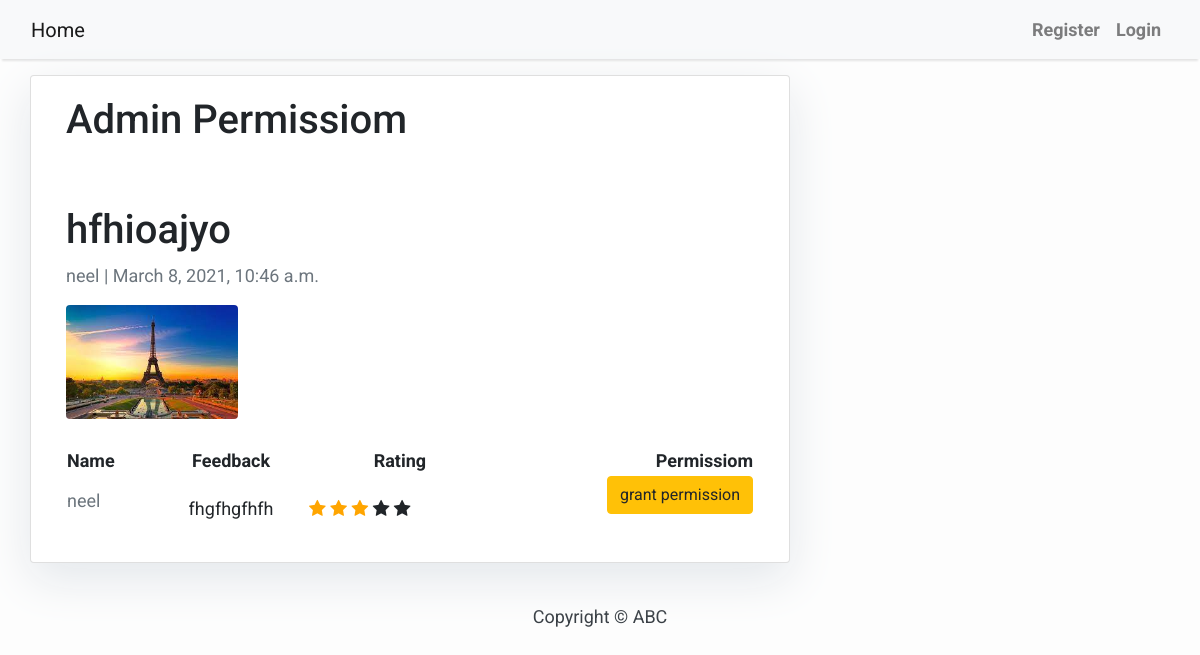
The page /comment_permission/14346228/ on the database as committed earlier.
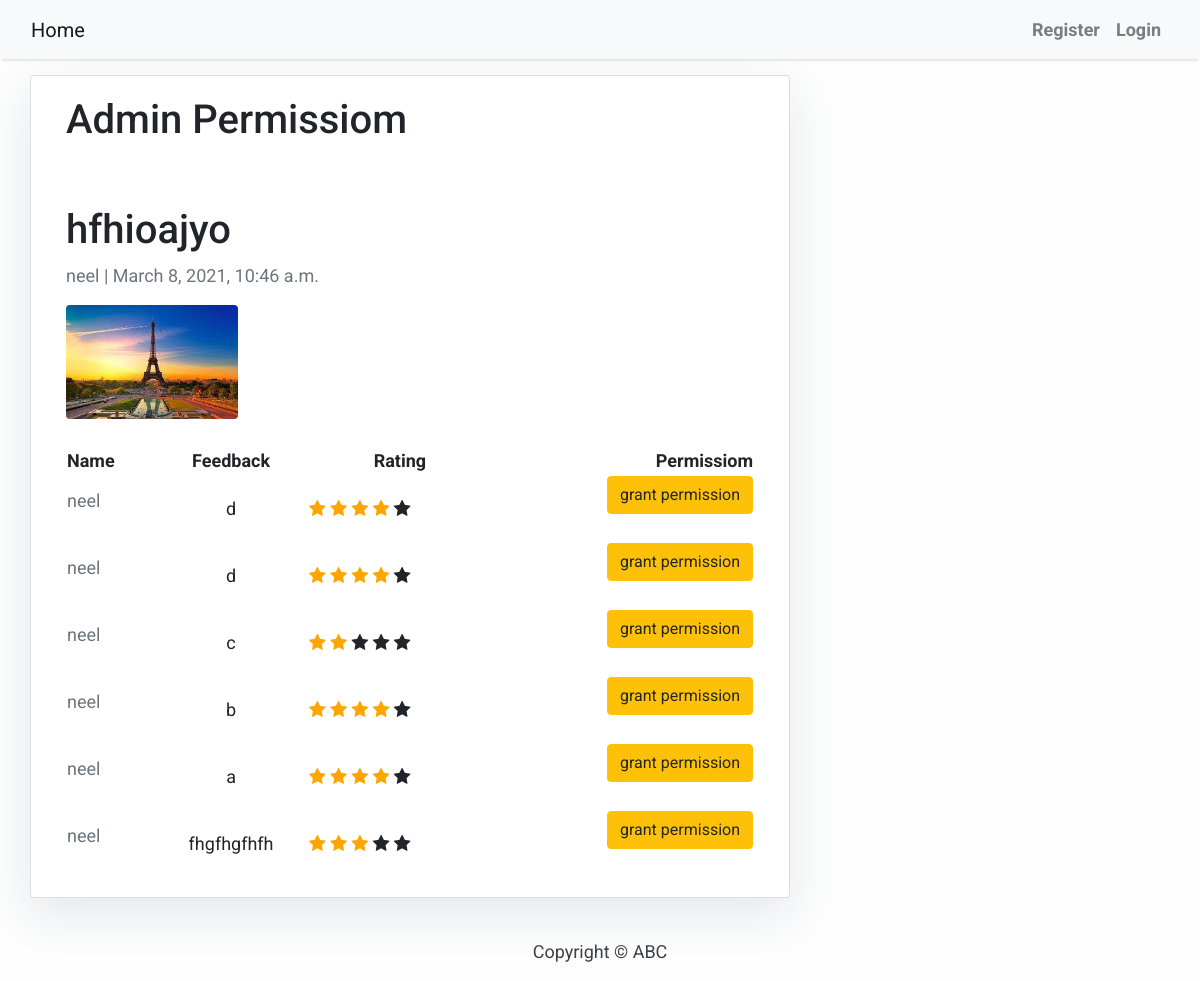
The same page on the database as committed later.
### blog/models.py (models this page shows, shortened)
class Post(models.Model):
    title = models.CharField('title for post', max_length=200)
    author = models.ForeignKey(
        User, on_delete=models.CASCADE, related_name='blog_posts')
    image = models.ImageField(null=True, blank=True, upload_to="images/")
    updated_on = models.DateTimeField(auto_now=True)
    content = models.TextField()
    category = models.ForeignKey(
        Category, verbose_name="Category", on_delete=models.CASCADE, blank=True, null=True)
    created_on = models.DateTimeField(
        editable=True, auto_now_add=False, default=django.utils.timezone.now)
    slug = models.CharField(max_length=200, unique=True)
    class Meta:
        ordering = ['-created_on']

class Comments(models.Model):
    post = models.ForeignKey(
        Post, related_name="comments", on_delete=models.CASCADE)
    text = models.CharField(max_length=300)
    score = models.IntegerField(default=1,
            validators=[
                MaxValueValidator(5),
                MinValueValidator(0),
            ]
         )
    author = models.ForeignKey(
        User, on_delete=models.CASCADE, related_name='commentAuther')
    created = models.DateTimeField(auto_now_add=True)
    permission = models.BooleanField(default=False)

### blog/views.py (the view)
# urls.py: path(r'comment_permission/<slug:slug>/', views.comment_permission, name='comment_permission'),
def comment_permission(request, slug):
    post = Post.objects.get(slug=slug)
    comment = Comments.objects.filter(post__slug=slug).order_by('-created')
    return render(request, 'blog/comment_permission.html', {'data': post, 'comment' : comment})

### blog/templates/blog/comment_permission.html (shortened to what this page needs)
{% extends 'blog/base.html' %} {% block content %}
{% load static %}
<div class="container">
  <div class="row">
    <div class="col-md-8 card mb-4  mt-3 left  top">
      <div class="card-body">
        <h1> Admin Permissiom</h1>
        <br><br>
        {% if data %}
        <h1>{% block title %} {{ data.title }} {% endblock title %}</h1>
        <p class=" text-muted">{{ data.author }} | {{ data.created_on }}</p>
        {% if data.image %}
          <img src="{{data.image.url}}" class="rounded" width="25%">
          <br>
          <br>
        {% endif %}
          <table style="width:100%">
          <tr>
            <th style='text-align: left;'>Name</th>
            <th style='text-align: center;'>Feedback</th>
            <th style='text-align: center;'>Rating</th>
            <th style='text-align: right;'>Permissiom</th>
          </tr>
          {% for i in comment %}
            <tr>
              <td style='text-align: left;'><p class=" text-muted">{{ i.author }} </p></td>
              <td style='text-align: center;'><p class="card-text ">{{ i.text | safe }}</p></td>
              <td> <span class="fa fa-star {%if i.score >= 1 %}checked {% else %} unchecked {% endif %} "></span>
                <span class="fa fa-star {%if i.score >= 2 %}checked {% else %} unchecked {% endif %}"></span>
                <span class="fa fa-star {%if i.score >= 3 %}checked {% else %} unchecked {% endif %}"></span>
                <span class="fa fa-star {%if i.score >= 4 %}checked {% else %} unchecked {% endif %}"></span>
                <span class="fa fa-star {%if i.score >= 5 %}checked {% else %} unchecked {% endif %}"></span>
              </td>
              <td style='text-align: right;'>{% if i.permission == True %}
                <a class="btn btn-danger" href="{% url 'blog:comment_permission1' slug=data.slug pk=i.pk  %}">revoke permission</a><br><br>
              {% else %}
              <a class="btn btn-warning" href="{% url 'blog:comment_permission1' slug=data.slug pk=i.pk  %}">grant permission</a><br><br>
              {% endif %}
              </td>
            </tr>
          {% endfor %}
        </table>
      {% else %}
        No Feedbacks!!!!!!!!!
      {% endif %}
      </div>
    </div>
  </div>
</div>
{% endblock content %}

### blog/templates/blog/base.html (shortened to what this page needs)
{% load static %}
<!DOCTYPE html>
<html>
    <head>
        <link rel="stylesheet" href="https://cdnjs.cloudflare.com/ajax/libs/font-awesome/4.7.0/css/font-awesome.min.css">
        <link rel="stylesheet" href="https://maxcdn.bootstrapcdn.com/bootstrap/4.0.0/css/bootstrap.min.css"
 />
    </head>
    <body>
        <nav class="navbar navbar-expand-lg navbar-light bg-light shadow" id="mainNav">
            <div class="container-fluid">
                <a class="navbar-brand" href="{% url 'blog:home' %}">Home</a>
                <div class="collapse navbar-collapse" id="navbarResponsive">
                    <ul class="navbar-nav ml-auto">
                    {%if request.user.is_authenticated%}
                        <li class="nav-item text-black">
                            <form method="GET" action="{% url 'blog:home' %}">
                            {% if category_search2 == 0 %}
                                <input type='text' name='query_search' id='query_search' placeholder='{{ query }}' >
                            {% else %}
                                <input type='text' name='query_search' id='query_search' placeholder='Search...' >
                            {% endif %}
                            <button type='submit' class='btn btn-success'>Search</button>
                        </form>
                        </li>
                        <li class="nav-item text-black">
                            <a class="nav-link text-black font-weight-bold" href="{% url 'feedback:feedback' %}">Add Feedback</a>
                        </li>
                        <li class="nav-item text-black">
                            <a class="nav-link text-black font-weight-bold" href="{% url 'blog:category' %}">Add Category</a>
                        </li>
                        <li class="nav-item text-black">
                            <a class="nav-link text-black font-weight-bold" href="/ajax_category">AJAX Category</a>
                        </li>
                        <li class="nav-item text-black">
                            <a class="nav-link text-black font-weight-bold" href="/ajax_search">AJAX Search</a>
                        </li>
                        <li class="nav-item text-black">
                            <a class="nav-link text-black font-weight-bold" href="/createpost">Create</a>
                        </li>
                        <li class="nav-item text-black">
                            <a class="nav-link text-black font-weight-bold" href="{% url 'blog:user_list' %}">User Blogs</a>
                        </li>
                        <li class="nav-item text-black">
                            <a class="nav-link text-black font-weight-bold" href="/logout">Logout</a>
                        </li>
                    {% else %}
                    <li class="nav-item text-black">
                        <a class="nav-link text-black font-weight-bold" href="/signup">Register</a>
                    </li>
                    <li class="nav-item text-black">
                        <a class="nav-link text-black font-weight-bold" href="/login">Login</a>
                    </li>
                    {%endif%}
                    </ul>
                </div>
            </div>
        </nav>
        {% block content %}{% endblock content %}
        <footer class="py-3 bg-grey">
            <p class="m-0 text-dark text-center ">Copyright &copy; ABC</p>
        </footer>
    </body>
</html>

### blog/templates/blog/base.html (style rules this page uses)
body { font-family: "Roboto", sans-serif; font-size: 17px; background-color: #fdfdfd; }
.shadow { box-shadow: 0 4px 2px -2px rgba(0, 0, 0, 0.1); }

### blog/templates/blog/comment_permission.html (style rules this page uses)
body { font-family: "Roboto", sans-serif; font-size: 18px; background-color: #fdfdfd; }
.card { box-shadow: 0 16px 48px #E3E7EB; }
.checked { color: orange; }

Rows that differ between the two databases and show on the page:
added Comments: author "neel", text "d", score 4 (drawn), permission "grant permission"
added Comments: author "neel", text "d", score 4 (drawn), permission "grant permission"
added Comments: author "neel", text "c", score 2 (drawn), permission "grant permission"
added Comments: author "neel", text "b", score 4 (drawn), permission "grant permission"
added Comments: author "neel", text "a", score 4 (drawn), permission "grant permission"
